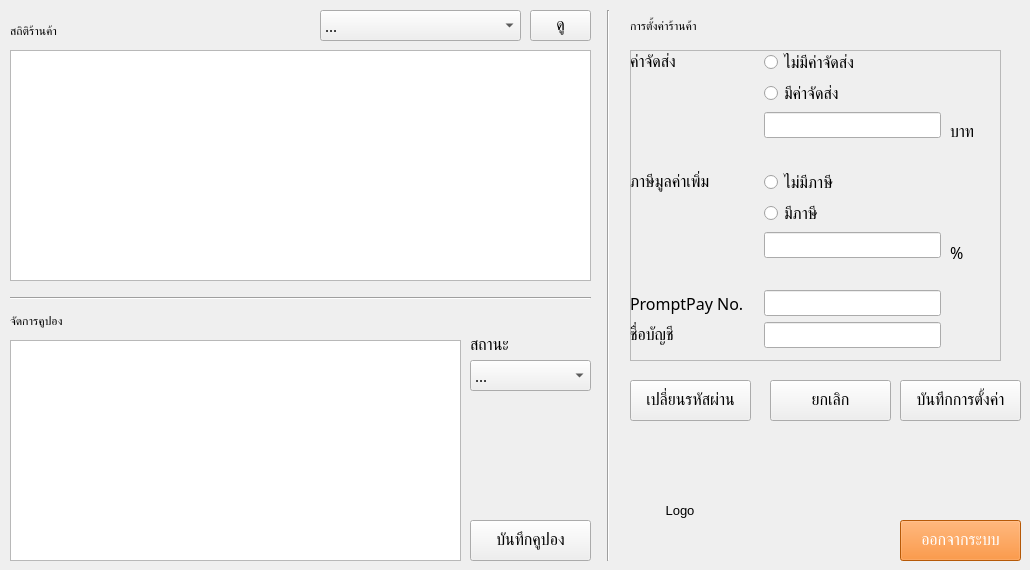
    <widget class="QWidget" name="tab_myShop">
     <attribute name="title">
      <string>My Shop</string>
     </attribute>
     <widget class="QPushButton" name="btn_shop_changePwd">
      <property name="geometry">
       <rect>
        <x>630</x>
        <y>380</y>
        <width>121</width>
        <height>41</height>
       </rect>
      </property>
      <property name="font">
       <font>
        <family>Kanit</family>
        <pointsize>12</pointsize>
       </font>
      </property>
      <property name="text">
       <string>เปลี่ยนรหัสผ่าน</string>
      </property>
     </widget>
     <widget class="QLabel" name="lbl_shop_stat">
      <property name="geometry">
       <rect>
        <x>10</x>
        <y>15</y>
        <width>281</width>
        <height>31</height>
       </rect>
      </property>
      <property name="text">
       <string>สถิติร้านค้า</string>
      </property>
     </widget>
     <widget class="QTableWidget" name="tbl_shop_stat">
      <property name="geometry">
       <rect>
        <x>10</x>
        <y>50</y>
        <width>581</width>
        <height>231</height>
       </rect>
      </property>
     </widget>
     <widget class="QPushButton" name="btn_shop_viewStat">
      <property name="geometry">
       <rect>
        <x>530</x>
        <y>10</y>
        <width>61</width>
        <height>31</height>
       </rect>
      </property>
      <property name="font">
       <font>
        <family>Kanit</family>
        <pointsize>12</pointsize>
       </font>
      </property>
      <property name="text">
       <string>ดู</string>
      </property>
     </widget>
     <widget class="QComboBox" name="cmb_shop_viewStat">
      <property name="geometry">
       <rect>
        <x>320</x>
        <y>10</y>
        <width>201</width>
        <height>31</height>
       </rect>
      </property>
      <property name="font">
       <font>
        <family>Kanit Light</family>
        <pointsize>11</pointsize>
       </font>
      </property>
      <item>
       <property name="text">
        <string>...</string>
       </property>
      </item>
      <item>
       <property name="text">
        <string>ชื่อ</string>
       </property>
      </item>
      <item>
       <property name="text">
        <string>ล่าสุด</string>
       </property>
      </item>
      <item>
       <property name="text">
        <string>ราคาสูงสุด</string>
       </property>
      </item>
      <item>
       <property name="text">
        <string>ราคาต่ำสุด</string>
       </property>
      </item>
     </widget>
     <widget class="Line" name="line_shop_2">
      <property name="geometry">
       <rect>
        <x>600</x>
        <y>10</y>
        <width>16</width>
        <height>551</height>
       </rect>
      </property>
      <property name="orientation">
       <enum>Qt::Vertical</enum>
      </property>
     </widget>
     <widget class="QLabel" name="lbl_shop_settings">
      <property name="geometry">
       <rect>
        <x>630</x>
        <y>10</y>
        <width>191</width>
        <height>31</height>
       </rect>
      </property>
      <property name="text">
       <string>การตั้งค่าร้านค้า</string>
      </property>
     </widget>
     <widget class="QPushButton" name="btn_shop_exit">
      <property name="geometry">
       <rect>
        <x>900</x>
        <y>520</y>
        <width>121</width>
        <height>41</height>
       </rect>
      </property>
      <property name="font">
       <font>
        <family>Kanit</family>
        <pointsize>12</pointsize>
       </font>
      </property>
      <property name="styleSheet">
       <string notr="true">background-color: rgb(255, 124, 10);
color: rgb(255, 255, 255);</string>
      </property>
      <property name="text">
       <string>ออกจากระบบ</string>
      </property>
     </widget>
     <widget class="Line" name="line_shop">
      <property name="geometry">
       <rect>
        <x>10</x>
        <y>290</y>
        <width>581</width>
        <height>16</height>
       </rect>
      </property>
      <property name="orientation">
       <enum>Qt::Horizontal</enum>
      </property>
     </widget>
     <widget class="QLabel" name="lbl_shop_coupons">
      <property name="geometry">
       <rect>
        <x>10</x>
        <y>305</y>
        <width>281</width>
        <height>31</height>
       </rect>
      </property>
      <property name="text">
       <string>จัดการคูปอง</string>
      </property>
     </widget>
     <widget class="QTableWidget" name="tbl_shop_coupons">
      <property name="geometry">
       <rect>
        <x>10</x>
        <y>340</y>
        <width>451</width>
        <height>221</height>
       </rect>
      </property>
     </widget>
     <widget class="QPushButton" name="btn_shop_saveCoupon">
      <property name="geometry">
       <rect>
        <x>470</x>
        <y>520</y>
        <width>121</width>
        <height>41</height>
       </rect>
      </property>
      <property name="font">
       <font>
        <family>Kanit</family>
        <pointsize>12</pointsize>
       </font>
      </property>
      <property name="text">
       <string>บันทึกคูปอง</string>
      </property>
     </widget>
     <widget class="QComboBox" name="cmb_shop_couponStatus">
      <property name="geometry">
       <rect>
        <x>470</x>
        <y>360</y>
        <width>121</width>
        <height>31</height>
       </rect>
      </property>
      <property name="font">
       <font>
        <family>Kanit Light</family>
        <pointsize>11</pointsize>
       </font>
      </property>
      <item>
       <property name="text">
        <string>...</string>
       </property>
      </item>
      <item>
       <property name="text">
        <string>เปิดใช้งาน</string>
       </property>
      </item>
      <item>
       <property name="text">
        <string>ปิดใช้งาน</string>
       </property>
      </item>
     </widget>
     <widget class="QLabel" name="lbl_shop_couponStatus">
      <property name="geometry">
       <rect>
        <x>470</x>
        <y>330</y>
        <width>101</width>
        <height>31</height>
       </rect>
      </property>
      <property name="font">
       <font>
        <family>Kanit</family>
        <pointsize>12</pointsize>
       </font>
      </property>
      <property name="text">
       <string>สถานะ</string>
      </property>
     </widget>
     <widget class="QPushButton" name="btn_shop_saveSettings">
      <property name="geometry">
       <rect>
        <x>900</x>
        <y>380</y>
        <width>121</width>
        <height>41</height>
       </rect>
      </property>
      <property name="font">
       <font>
        <family>Kanit</family>
        <pointsize>12</pointsize>
       </font>
      </property>
      <property name="text">
       <string>บันทึกการตั้งค่า</string>
      </property>
     </widget>
     <widget class="QFrame" name="frame_settings">
      <property name="geometry">
       <rect>
        <x>630</x>
        <y>50</y>
        <width>371</width>
        <height>311</height>
       </rect>
      </property>
      <property name="frameShape">
       <enum>QFrame::StyledPanel</enum>
      </property>
      <property name="frameShadow">
       <enum>QFrame::Raised</enum>
      </property>
      <widget class="QWidget" name="formLayoutWidget">
       <property name="geometry">
        <rect>
         <x>0</x>
         <y>0</y>
         <width>311</width>
         <height>298</height>
        </rect>
       </property>
       <layout class="QFormLayout" name="formLayout_settings">
        <property name="horizontalSpacing">
         <number>20</number>
        </property>
        <item row="0" column="0">
         <widget class="QLabel" name="lbl_shop_shipping">
          <property name="font">
           <font>
            <family>Kanit</family>
            <pointsize>12</pointsize>
           </font>
          </property>
          <property name="text">
           <string>ค่าจัดส่ง</string>
          </property>
         </widget>
        </item>
        <item row="0" column="1">
         <widget class="QRadioButton" name="rdo_shop_shippingNo">
          <property name="font">
           <font>
            <pointsize>12</pointsize>
           </font>
          </property>
          <property name="text">
           <string>ไม่มีค่าจัดส่ง</string>
          </property>
         </widget>
        </item>
        <item row="1" column="1">
         <widget class="QRadioButton" name="rdo_shop_shippingYes">
          <property name="font">
           <font>
            <pointsize>12</pointsize>
           </font>
          </property>
          <property name="text">
           <string>มีค่าจัดส่ง</string>
          </property>
         </widget>
        </item>
        <item row="2" column="1">
         <widget class="QLineEdit" name="txt_shop_shipping">
          <property name="font">
           <font>
            <family>Kanit Light</family>
            <pointsize>10</pointsize>
           </font>
          </property>
         </widget>
        </item>
        <item row="3" column="1">
         <spacer name="verticalSpacer_settings">
          <property name="orientation">
           <enum>Qt::Vertical</enum>
          </property>
          <property name="sizeHint" stdset="0">
           <size>
            <width>20</width>
            <height>100</height>
           </size>
          </property>
         </spacer>
        </item>
        <item row="4" column="0">
         <widget class="QLabel" name="lbl_shop_vat">
          <property name="font">
           <font>
            <family>Kanit</family>
            <pointsize>12</pointsize>
           </font>
          </property>
          <property name="text">
           <string>ภาษีมูลค่าเพิ่ม</string>
          </property>
         </widget>
        </item>
        <item row="4" column="1">
         <widget class="QRadioButton" name="rdo_shop_vatNo">
          <property name="font">
           <font>
            <pointsize>12</pointsize>
           </font>
          </property>
          <property name="text">
           <string>ไม่มีภาษี</string>
          </property>
         </widget>
        </item>
        <item row="5" column="1">
         <widget class="QRadioButton" name="rdo_shop_vatYes">
          <property name="font">
           <font>
            <pointsize>12</pointsize>
           </font>
          </property>
          <property name="text">
           <string>มีภาษี</string>
          </property>
         </widget>
        </item>
        <item row="6" column="1">
         <widget class="QLineEdit" name="txt_shop_vat">
          <property name="font">
           <font>
            <family>Kanit Light</family>
            <pointsize>10</pointsize>
           </font>
          </property>
         </widget>
        </item>
        <item row="7" column="1">
         <spacer name="verticalSpacer_settings2">
          <property name="orientation">
           <enum>Qt::Vertical</enum>
          </property>
          <property name="sizeHint" stdset="0">
           <size>
            <width>20</width>
            <height>100</height>
           </size>
          </property>
         </spacer>
        </item>
        <item row="8" column="0">
         <widget class="QLabel" name="lbl_shop_ppNum">
          <property name="font">
           <font>
            <family>Kanit</family>
            <pointsize>12</pointsize>
           </font>
          </property>
          <property name="text">
           <string>PromptPay No.</string>
          </property>
         </widget>
        </item>
        <item row="8" column="1">
         <widget class="QLineEdit" name="txt_shop_ppNum">
          <property name="font">
           <font>
            <family>Kanit Light</family>
            <pointsize>10</pointsize>
           </font>
          </property>
         </widget>
        </item>
        <item row="9" column="1">
         <widget class="QLineEdit" name="txt_shop_ppName">
          <property name="font">
           <font>
            <family>Kanit Light</family>
            <pointsize>10</pointsize>
           </font>
          </property>
         </widget>
        </item>
        <item row="9" column="0">
         <widget class="QLabel" name="lbl_shop_ppName">
          <property name="font">
           <font>
            <family>Kanit</family>
            <pointsize>12</pointsize>
           </font>
          </property>
          <property name="text">
           <string>ชื่อบัญชี</string>
          </property>
         </widget>
        </item>
       </layout>
      </widget>
      <widget class="QLabel" name="lbl_shop_vatUnit">
       <property name="geometry">
        <rect>
         <x>320</x>
         <y>187</y>
         <width>55</width>
         <height>31</height>
        </rect>
       </property>
       <property name="font">
        <font>
         <family>Kanit</family>
         <pointsize>12</pointsize>
        </font>
       </property>
       <property name="text">
        <string>%</string>
       </property>
      </widget>
      <widget class="QLabel" name="lbl_shop_shippingUnit">
       <property name="geometry">
        <rect>
         <x>320</x>
         <y>67</y>
         <width>55</width>
         <height>31</height>
        </rect>
       </property>
       <property name="font">
        <font>
         <family>Kanit</family>
         <pointsize>12</pointsize>
        </font>
       </property>
       <property name="text">
        <string>บาท</string>
       </property>
      </widget>
     </widget>
     <widget class="QPushButton" name="btn_shop_cancelSettings">
      <property name="geometry">
       <rect>
        <x>770</x>
        <y>380</y>
        <width>121</width>
        <height>41</height>
       </rect>
      </property>
      <property name="font">
       <font>
        <family>Kanit</family>
        <pointsize>12</pointsize>
       </font>
      </property>
      <property name="text">
       <string>ยกเลิก</string>
      </property>
     </widget>
     <widget class="QLabel" name="lbl_shop_logo">
      <property name="geometry">
       <rect>
        <x>630</x>
        <y>460</y>
        <width>100</width>
        <height>100</height>
       </rect>
      </property>
      <property name="font">
       <font>
        <pointsize>10</pointsize>
       </font>
      </property>
      <property name="text">
       <string>Logo</string>
      </property>
      <property name="alignment">
       <set>Qt::AlignCenter</set>
      </property>
     </widget>
    </widget>
